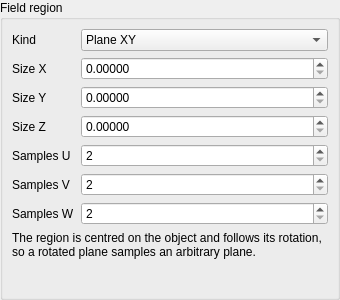
<?xml version="1.0" encoding="UTF-8"?>
<ui version="4.0">
 <class>RegionEditor</class>
 <widget class="QWidget" name="RegionEditor">
  <property name="geometry"><rect><x>0</x><y>0</y><width>340</width><height>300</height></rect></property>
  
  <layout class="QVBoxLayout" name="outerLayout"><property name="leftMargin"><number>0</number></property><property name="topMargin"><number>0</number></property><property name="rightMargin"><number>0</number></property><property name="bottomMargin"><number>0</number></property><item><widget class="QGroupBox" name="regionGroup"><property name="title"><string>Field region</string></property><layout class="QFormLayout" name="regionForm"><item row="0" column="0"><widget class="QLabel" name="regionFormLabel0"><property name="text"><string>Kind</string></property></widget></item><item row="0" column="1"><widget class="QComboBox" name="kindCombo"><item><property name="text"><string>Plane XY</string></property></item><item><property name="text"><string>Plane XZ</string></property></item><item><property name="text"><string>Plane YZ</string></property></item><item><property name="text"><string>Volume</string></property></item></widget></item><item row="1" column="0"><widget class="QLabel" name="regionFormLabel1"><property name="text"><string>Size X</string></property></widget></item><item row="1" column="1"><widget class="QDoubleSpinBox" name="sizeXSpin"><property name="keyboardTracking"><bool>false</bool></property><property name="decimals"><number>5</number></property><property name="minimum"><double>1e-06</double></property><property name="maximum"><double>1000000.0</double></property><property name="singleStep"><double>0.01</double></property></widget></item><item row="2" column="0"><widget class="QLabel" name="regionFormLabel2"><property name="text"><string>Size Y</string></property></widget></item><item row="2" column="1"><widget class="QDoubleSpinBox" name="sizeYSpin"><property name="keyboardTracking"><bool>false</bool></property><property name="decimals"><number>5</number></property><property name="minimum"><double>1e-06</double></property><property name="maximum"><double>1000000.0</double></property><property name="singleStep"><double>0.01</double></property></widget></item><item row="3" column="0"><widget class="QLabel" name="regionFormLabel3"><property name="text"><string>Size Z</string></property></widget></item><item row="3" column="1"><widget class="QDoubleSpinBox" name="sizeZSpin"><property name="keyboardTracking"><bool>false</bool></property><property name="decimals"><number>5</number></property><property name="minimum"><double>1e-06</double></property><property name="maximum"><double>1000000.0</double></property><property name="singleStep"><double>0.01</double></property></widget></item><item row="4" column="0"><widget class="QLabel" name="regionFormLabel4"><property name="text"><string>Samples U</string></property></widget></item><item row="4" column="1"><widget class="QSpinBox" name="countUSpin"><property name="keyboardTracking"><bool>false</bool></property><property name="minimum"><number>2</number></property><property name="maximum"><number>100000</number></property></widget></item><item row="5" column="0"><widget class="QLabel" name="regionFormLabel5"><property name="text"><string>Samples V</string></property></widget></item><item row="5" column="1"><widget class="QSpinBox" name="countVSpin"><property name="keyboardTracking"><bool>false</bool></property><property name="minimum"><number>2</number></property><property name="maximum"><number>100000</number></property></widget></item><item row="6" column="0"><widget class="QLabel" name="regionFormLabel6"><property name="text"><string>Samples W</string></property></widget></item><item row="6" column="1"><widget class="QSpinBox" name="countWSpin"><property name="keyboardTracking"><bool>false</bool></property><property name="minimum"><number>2</number></property><property name="maximum"><number>100000</number></property></widget></item><item row="7" column="0" colspan="2"><widget class="QLabel" name="regionNote"><property name="text"><string>The region is centred on the object and follows its rotation, so a rotated plane samples an arbitrary plane.</string></property><property name="wordWrap"><bool>true</bool></property></widget></item></layout></widget></item></layout>
 </widget>
 <resources/>
 <connections/>
</ui>
